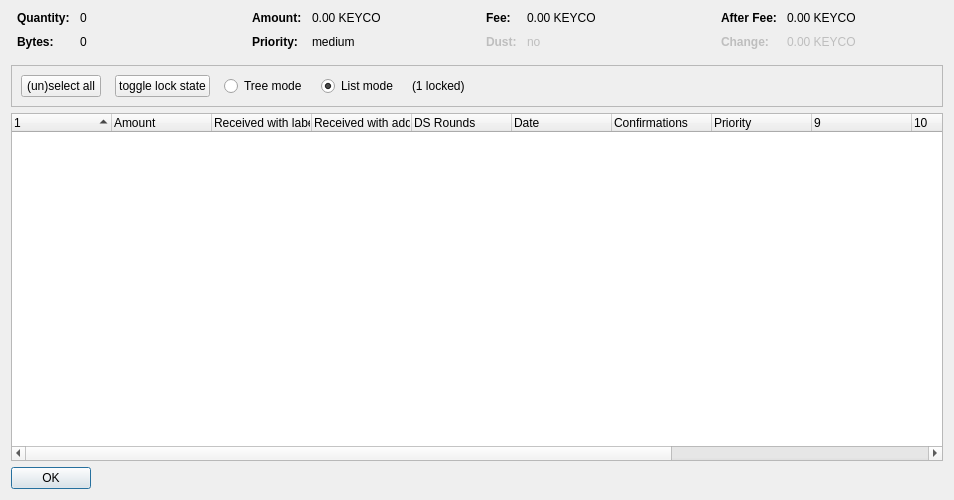
<?xml version="1.0" encoding="UTF-8"?>
<ui version="4.0">
 <class>CoinControlDialog</class>
 <widget class="QDialog" name="CoinControlDialog">
  <property name="geometry">
   <rect>
    <x>0</x>
    <y>0</y>
    <width>954</width>
    <height>500</height>
   </rect>
  </property>
  <property name="windowTitle">
   <string>Coin Selection</string>
  </property>
  <layout class="QVBoxLayout" name="verticalLayout">
   <item>
    <layout class="QHBoxLayout" name="horizontalLayoutTop" stretch="0,0,0,0">
     <property name="topMargin">
      <number>0</number>
     </property>
     <property name="bottomMargin">
      <number>10</number>
     </property>
     <item>
      <layout class="QFormLayout" name="formLayoutCoinControl1">
       <property name="horizontalSpacing">
        <number>10</number>
       </property>
       <property name="verticalSpacing">
        <number>10</number>
       </property>
       <property name="leftMargin">
        <number>6</number>
       </property>
       <property name="rightMargin">
        <number>6</number>
       </property>
       <item row="0" column="0">
        <widget class="QLabel" name="labelCoinControlQuantityText">
         <property name="font">
          <font>
           <weight>75</weight>
           <bold>true</bold>
          </font>
         </property>
         <property name="text">
          <string>Quantity:</string>
         </property>
        </widget>
       </item>
       <item row="0" column="1">
        <widget class="QLabel" name="labelCoinControlQuantity">
         <property name="cursor">
          <cursorShape>IBeamCursor</cursorShape>
         </property>
         <property name="contextMenuPolicy">
          <enum>Qt::ActionsContextMenu</enum>
         </property>
         <property name="text">
          <string notr="true">0</string>
         </property>
         <property name="textInteractionFlags">
          <set>Qt::LinksAccessibleByMouse|Qt::TextSelectableByKeyboard|Qt::TextSelectableByMouse</set>
         </property>
        </widget>
       </item>
       <item row="1" column="0">
        <widget class="QLabel" name="labelCoinControlBytesText">
         <property name="font">
          <font>
           <weight>75</weight>
           <bold>true</bold>
          </font>
         </property>
         <property name="text">
          <string>Bytes:</string>
         </property>
        </widget>
       </item>
       <item row="1" column="1">
        <widget class="QLabel" name="labelCoinControlBytes">
         <property name="cursor">
          <cursorShape>IBeamCursor</cursorShape>
         </property>
         <property name="contextMenuPolicy">
          <enum>Qt::ActionsContextMenu</enum>
         </property>
         <property name="text">
          <string notr="true">0</string>
         </property>
         <property name="textInteractionFlags">
          <set>Qt::LinksAccessibleByMouse|Qt::TextSelectableByKeyboard|Qt::TextSelectableByMouse</set>
         </property>
        </widget>
       </item>
      </layout>
     </item>
     <item>
      <layout class="QFormLayout" name="formLayoutCoinControl2">
       <property name="horizontalSpacing">
        <number>10</number>
       </property>
       <property name="verticalSpacing">
        <number>10</number>
       </property>
       <property name="leftMargin">
        <number>6</number>
       </property>
       <property name="rightMargin">
        <number>6</number>
       </property>
       <item row="0" column="0">
        <widget class="QLabel" name="labelCoinControlAmountText">
         <property name="font">
          <font>
           <weight>75</weight>
           <bold>true</bold>
          </font>
         </property>
         <property name="text">
          <string>Amount:</string>
         </property>
        </widget>
       </item>
       <item row="0" column="1">
        <widget class="QLabel" name="labelCoinControlAmount">
         <property name="cursor">
          <cursorShape>IBeamCursor</cursorShape>
         </property>
         <property name="contextMenuPolicy">
          <enum>Qt::ActionsContextMenu</enum>
         </property>
         <property name="text">
          <string notr="true">0.00 KEYCO</string>
         </property>
         <property name="textInteractionFlags">
          <set>Qt::LinksAccessibleByMouse|Qt::TextSelectableByKeyboard|Qt::TextSelectableByMouse</set>
         </property>
        </widget>
       </item>
       <item row="1" column="0">
        <widget class="QLabel" name="labelCoinControlPriorityText">
         <property name="font">
          <font>
           <weight>75</weight>
           <bold>true</bold>
          </font>
         </property>
         <property name="text">
          <string>Priority:</string>
         </property>
        </widget>
       </item>
       <item row="1" column="1">
        <widget class="QLabel" name="labelCoinControlPriority">
         <property name="cursor">
          <cursorShape>IBeamCursor</cursorShape>
         </property>
         <property name="contextMenuPolicy">
          <enum>Qt::ActionsContextMenu</enum>
         </property>
         <property name="text">
          <string>medium</string>
         </property>
         <property name="textInteractionFlags">
          <set>Qt::LinksAccessibleByMouse|Qt::TextSelectableByKeyboard|Qt::TextSelectableByMouse</set>
         </property>
        </widget>
       </item>
      </layout>
     </item>
     <item>
      <layout class="QFormLayout" name="formLayoutCoinControl3">
       <property name="horizontalSpacing">
        <number>10</number>
       </property>
       <property name="verticalSpacing">
        <number>10</number>
       </property>
       <property name="leftMargin">
        <number>6</number>
       </property>
       <property name="rightMargin">
        <number>6</number>
       </property>
       <item row="0" column="0">
        <widget class="QLabel" name="labelCoinControlFeeText">
         <property name="font">
          <font>
           <weight>75</weight>
           <bold>true</bold>
          </font>
         </property>
         <property name="text">
          <string>Fee:</string>
         </property>
        </widget>
       </item>
       <item row="0" column="1">
        <widget class="QLabel" name="labelCoinControlFee">
         <property name="cursor">
          <cursorShape>IBeamCursor</cursorShape>
         </property>
         <property name="contextMenuPolicy">
          <enum>Qt::ActionsContextMenu</enum>
         </property>
         <property name="text">
          <string notr="true">0.00 KEYCO</string>
         </property>
         <property name="textInteractionFlags">
          <set>Qt::LinksAccessibleByMouse|Qt::TextSelectableByKeyboard|Qt::TextSelectableByMouse</set>
         </property>
        </widget>
       </item>
       <item row="1" column="0">
        <widget class="QLabel" name="labelCoinControlLowOutputText">
         <property name="enabled">
          <bool>false</bool>
         </property>
         <property name="font">
          <font>
           <weight>75</weight>
           <bold>true</bold>
          </font>
         </property>
         <property name="text">
          <string>Dust:</string>
         </property>
        </widget>
       </item>
       <item row="1" column="1">
        <widget class="QLabel" name="labelCoinControlLowOutput">
         <property name="enabled">
          <bool>false</bool>
         </property>
         <property name="cursor">
          <cursorShape>IBeamCursor</cursorShape>
         </property>
         <property name="contextMenuPolicy">
          <enum>Qt::ActionsContextMenu</enum>
         </property>
         <property name="text">
          <string>no</string>
         </property>
         <property name="textInteractionFlags">
          <set>Qt::LinksAccessibleByMouse|Qt::TextSelectableByKeyboard|Qt::TextSelectableByMouse</set>
         </property>
        </widget>
       </item>
      </layout>
     </item>
     <item>
      <layout class="QFormLayout" name="formLayoutCoinControl4">
       <property name="horizontalSpacing">
        <number>10</number>
       </property>
       <property name="verticalSpacing">
        <number>10</number>
       </property>
       <property name="leftMargin">
        <number>6</number>
       </property>
       <property name="rightMargin">
        <number>6</number>
       </property>
       <item row="0" column="0">
        <widget class="QLabel" name="labelCoinControlAfterFeeText">
         <property name="font">
          <font>
           <weight>75</weight>
           <bold>true</bold>
          </font>
         </property>
         <property name="text">
          <string>After Fee:</string>
         </property>
        </widget>
       </item>
       <item row="0" column="1">
        <widget class="QLabel" name="labelCoinControlAfterFee">
         <property name="cursor">
          <cursorShape>IBeamCursor</cursorShape>
         </property>
         <property name="contextMenuPolicy">
          <enum>Qt::ActionsContextMenu</enum>
         </property>
         <property name="text">
          <string notr="true">0.00 KEYCO</string>
         </property>
         <property name="textInteractionFlags">
          <set>Qt::LinksAccessibleByMouse|Qt::TextSelectableByKeyboard|Qt::TextSelectableByMouse</set>
         </property>
        </widget>
       </item>
       <item row="1" column="0">
        <widget class="QLabel" name="labelCoinControlChangeText">
         <property name="enabled">
          <bool>false</bool>
         </property>
         <property name="font">
          <font>
           <weight>75</weight>
           <bold>true</bold>
          </font>
         </property>
         <property name="text">
          <string>Change:</string>
         </property>
        </widget>
       </item>
       <item row="1" column="1">
        <widget class="QLabel" name="labelCoinControlChange">
         <property name="enabled">
          <bool>false</bool>
         </property>
         <property name="cursor">
          <cursorShape>IBeamCursor</cursorShape>
         </property>
         <property name="contextMenuPolicy">
          <enum>Qt::ActionsContextMenu</enum>
         </property>
         <property name="text">
          <string notr="true">0.00 KEYCO</string>
         </property>
         <property name="textInteractionFlags">
          <set>Qt::LinksAccessibleByMouse|Qt::TextSelectableByKeyboard|Qt::TextSelectableByMouse</set>
         </property>
        </widget>
       </item>
      </layout>
     </item>
    </layout>
   </item>
   <item>
    <widget class="QFrame" name="frame">
     <property name="minimumSize">
      <size>
       <width>0</width>
       <height>40</height>
      </size>
     </property>
     <property name="frameShape">
      <enum>QFrame::StyledPanel</enum>
     </property>
     <property name="frameShadow">
      <enum>QFrame::Sunken</enum>
     </property>
     <layout class="QHBoxLayout" name="horizontalLayout">
      <item>
       <layout class="QHBoxLayout" name="horizontalLayoutPanel" stretch="0,0,0,0,0,0">
        <property name="spacing">
         <number>14</number>
        </property>
        <item>
         <widget class="QPushButton" name="pushButtonSelectAll">
          <property name="sizePolicy">
           <sizepolicy hsizetype="Maximum" vsizetype="Fixed">
            <horstretch>0</horstretch>
            <verstretch>0</verstretch>
           </sizepolicy>
          </property>
          <property name="text">
           <string>(un)select all</string>
          </property>
          <property name="autoDefault">
           <bool>false</bool>
          </property>
         </widget>
        </item>
        <item>
         <widget class="QPushButton" name="pushButtonToggleLock">
          <property name="sizePolicy">
           <sizepolicy hsizetype="Maximum" vsizetype="Fixed">
            <horstretch>0</horstretch>
            <verstretch>0</verstretch>
           </sizepolicy>
          </property>
          <property name="text">
           <string>toggle lock state</string>
          </property>
          <property name="autoDefault">
           <bool>false</bool>
          </property>
         </widget>
        </item>
        <item>
         <widget class="QRadioButton" name="radioTreeMode">
          <property name="sizePolicy">
           <sizepolicy hsizetype="Maximum" vsizetype="Fixed">
            <horstretch>0</horstretch>
            <verstretch>0</verstretch>
           </sizepolicy>
          </property>
          <property name="text">
           <string>Tree mode</string>
          </property>
         </widget>
        </item>
        <item>
         <widget class="QRadioButton" name="radioListMode">
          <property name="sizePolicy">
           <sizepolicy hsizetype="Maximum" vsizetype="Fixed">
            <horstretch>0</horstretch>
            <verstretch>0</verstretch>
           </sizepolicy>
          </property>
          <property name="text">
           <string>List mode</string>
          </property>
          <property name="checked">
           <bool>true</bool>
          </property>
         </widget>
        </item>
        <item>
         <widget class="QLabel" name="labelLocked">
          <property name="text">
           <string>(1 locked)</string>
          </property>
         </widget>
        </item>
        <item>
         <spacer name="horizontalSpacer">
          <property name="orientation">
           <enum>Qt::Horizontal</enum>
          </property>
          <property name="sizeHint" stdset="0">
           <size>
            <width>40</width>
            <height>20</height>
           </size>
          </property>
         </spacer>
        </item>
       </layout>
      </item>
     </layout>
    </widget>
   </item>
   <item>
    <widget class="CoinControlTreeWidget" name="treeWidget">
     <property name="contextMenuPolicy">
      <enum>Qt::CustomContextMenu</enum>
     </property>
     <property name="sortingEnabled">
      <bool>false</bool>
     </property>
     <property name="columnCount">
      <number>13</number>
     </property>
     <attribute name="headerShowSortIndicator" stdset="0">
      <bool>true</bool>
     </attribute>
     <attribute name="headerStretchLastSection">
      <bool>false</bool>
     </attribute>
     <column>
      <property name="text">
       <string/>
      </property>
     </column>
     <column>
      <property name="text">
       <string>Amount</string>
      </property>
     </column>
     <column>
      <property name="text">
       <string>Received with label</string>
      </property>
     </column>
     <column>
      <property name="text">
       <string>Received with address</string>
      </property>
     </column>
     <column>
      <property name="text">
       <string>DS Rounds</string>
      </property>
     </column>
     <column>
      <property name="text">
       <string>Date</string>
      </property>
     </column>
     <column>
      <property name="text">
       <string>Confirmations</string>
      </property>
      <property name="toolTip">
       <string>Confirmed</string>
      </property>
     </column>
     <column>
      <property name="text">
       <string>Priority</string>
      </property>
     </column>
     <column>
      <property name="text">
       <string/>
      </property>
     </column>
     <column>
      <property name="text">
       <string/>
      </property>
     </column>
     <column>
      <property name="text">
       <string/>
      </property>
     </column>
     <column>
      <property name="text">
       <string/>
      </property>
     </column>
     <column>
      <property name="text">
       <string/>
      </property>
     </column>
    </widget>
   </item>
   <item>
    <widget class="QDialogButtonBox" name="buttonBox">
     <property name="sizePolicy">
      <sizepolicy hsizetype="Maximum" vsizetype="Fixed">
       <horstretch>0</horstretch>
       <verstretch>0</verstretch>
      </sizepolicy>
     </property>
     <property name="orientation">
      <enum>Qt::Horizontal</enum>
     </property>
     <property name="standardButtons">
      <set>QDialogButtonBox::Ok</set>
     </property>
    </widget>
   </item>
  </layout>
 </widget>
 <customwidgets>
  <customwidget>
   <class>CoinControlTreeWidget</class>
   <extends>QTreeWidget</extends>
   <header>coincontroltreewidget.h</header>
  </customwidget>
 </customwidgets>
 <resources/>
 <connections/>
</ui>
